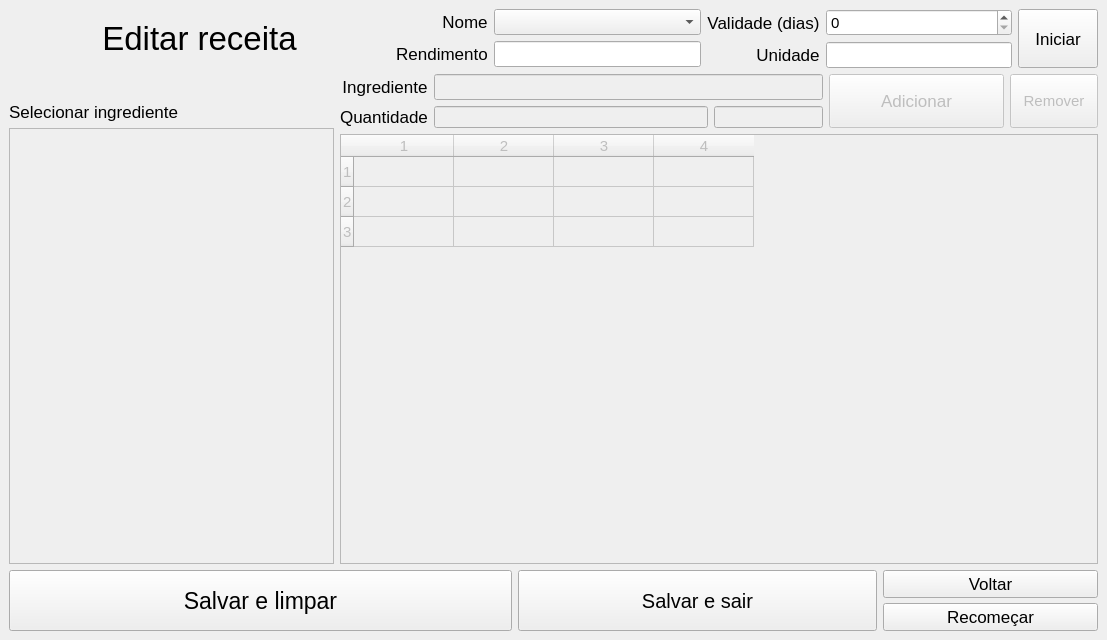
<?xml version="1.0" encoding="UTF-8"?>
<ui version="4.0">
 <class>MainWindow</class>
 <widget class="QMainWindow" name="MainWindow">
  <property name="geometry">
   <rect>
    <x>0</x>
    <y>0</y>
    <width>1107</width>
    <height>640</height>
   </rect>
  </property>
  <property name="windowTitle">
   <string>MainWindow</string>
  </property>
  <widget class="QWidget" name="centralwidget">
   <layout class="QVBoxLayout" name="verticalLayout_2">
    <item>
     <layout class="QHBoxLayout" name="horizontalLayout_2" stretch="5,4,4,1">
      <item>
       <layout class="QHBoxLayout" name="lay_hori_titulo">
        <property name="spacing">
         <number>2</number>
        </property>
        <property name="sizeConstraint">
         <enum>QLayout::SetDefaultConstraint</enum>
        </property>
        <item>
         <widget class="QLabel" name="lbl_titulo">
          <property name="font">
           <font>
            <pointsize>25</pointsize>
           </font>
          </property>
          <property name="text">
           <string>Editar receita</string>
          </property>
          <property name="alignment">
           <set>Qt::AlignCenter</set>
          </property>
         </widget>
        </item>
       </layout>
      </item>
      <item>
       <layout class="QFormLayout" name="formLayout">
        <property name="labelAlignment">
         <set>Qt::AlignRight|Qt::AlignTrailing|Qt::AlignVCenter</set>
        </property>
        <item row="0" column="0">
         <widget class="QLabel" name="lbl_nome">
          <property name="sizePolicy">
           <sizepolicy hsizetype="Minimum" vsizetype="Minimum">
            <horstretch>0</horstretch>
            <verstretch>2</verstretch>
           </sizepolicy>
          </property>
          <property name="font">
           <font>
            <pointsize>13</pointsize>
           </font>
          </property>
          <property name="text">
           <string>Nome</string>
          </property>
          <property name="alignment">
           <set>Qt::AlignCenter</set>
          </property>
         </widget>
        </item>
        <item row="1" column="0">
         <widget class="QLabel" name="lbl_rendimento">
          <property name="sizePolicy">
           <sizepolicy hsizetype="Minimum" vsizetype="Minimum">
            <horstretch>0</horstretch>
            <verstretch>2</verstretch>
           </sizepolicy>
          </property>
          <property name="font">
           <font>
            <pointsize>13</pointsize>
           </font>
          </property>
          <property name="text">
           <string>Rendimento</string>
          </property>
          <property name="alignment">
           <set>Qt::AlignCenter</set>
          </property>
         </widget>
        </item>
        <item row="1" column="1">
         <widget class="QLineEdit" name="txt_rendimento">
          <property name="sizePolicy">
           <sizepolicy hsizetype="Expanding" vsizetype="Maximum">
            <horstretch>0</horstretch>
            <verstretch>2</verstretch>
           </sizepolicy>
          </property>
          <property name="font">
           <font>
            <pointsize>11</pointsize>
           </font>
          </property>
         </widget>
        </item>
        <item row="0" column="1">
         <widget class="QComboBox" name="combo_nomes">
          <property name="font">
           <font>
            <pointsize>11</pointsize>
           </font>
          </property>
         </widget>
        </item>
       </layout>
      </item>
      <item>
       <layout class="QFormLayout" name="formLayout_2">
        <property name="labelAlignment">
         <set>Qt::AlignRight|Qt::AlignTrailing|Qt::AlignVCenter</set>
        </property>
        <item row="0" column="0">
         <widget class="QLabel" name="lbl_validade">
          <property name="sizePolicy">
           <sizepolicy hsizetype="Minimum" vsizetype="Minimum">
            <horstretch>0</horstretch>
            <verstretch>2</verstretch>
           </sizepolicy>
          </property>
          <property name="font">
           <font>
            <pointsize>13</pointsize>
           </font>
          </property>
          <property name="text">
           <string>Validade (dias)</string>
          </property>
          <property name="alignment">
           <set>Qt::AlignCenter</set>
          </property>
         </widget>
        </item>
        <item row="1" column="0">
         <widget class="QLabel" name="lbl_unidade">
          <property name="sizePolicy">
           <sizepolicy hsizetype="Minimum" vsizetype="Minimum">
            <horstretch>0</horstretch>
            <verstretch>2</verstretch>
           </sizepolicy>
          </property>
          <property name="font">
           <font>
            <pointsize>13</pointsize>
           </font>
          </property>
          <property name="text">
           <string>Unidade</string>
          </property>
          <property name="alignment">
           <set>Qt::AlignCenter</set>
          </property>
         </widget>
        </item>
        <item row="1" column="1">
         <widget class="QLineEdit" name="txt_unidade">
          <property name="sizePolicy">
           <sizepolicy hsizetype="Expanding" vsizetype="Maximum">
            <horstretch>0</horstretch>
            <verstretch>2</verstretch>
           </sizepolicy>
          </property>
          <property name="font">
           <font>
            <pointsize>11</pointsize>
           </font>
          </property>
         </widget>
        </item>
        <item row="0" column="1">
         <widget class="QSpinBox" name="spin_validade">
          <property name="font">
           <font>
            <pointsize>11</pointsize>
           </font>
          </property>
         </widget>
        </item>
       </layout>
      </item>
      <item>
       <widget class="QPushButton" name="btn_iniciar">
        <property name="sizePolicy">
         <sizepolicy hsizetype="Minimum" vsizetype="Minimum">
          <horstretch>0</horstretch>
          <verstretch>0</verstretch>
         </sizepolicy>
        </property>
        <property name="font">
         <font>
          <pointsize>13</pointsize>
         </font>
        </property>
        <property name="text">
         <string>Iniciar</string>
        </property>
       </widget>
      </item>
     </layout>
    </item>
    <item>
     <layout class="QHBoxLayout" name="horizontalLayout_4" stretch="3,7">
      <item>
       <layout class="QVBoxLayout" name="verticalLayout" stretch="1,9">
        <item>
         <widget class="QLabel" name="lbl_ingredientes">
          <property name="sizePolicy">
           <sizepolicy hsizetype="Minimum" vsizetype="Minimum">
            <horstretch>0</horstretch>
            <verstretch>2</verstretch>
           </sizepolicy>
          </property>
          <property name="font">
           <font>
            <pointsize>13</pointsize>
           </font>
          </property>
          <property name="text">
           <string>Selecionar ingrediente</string>
          </property>
          <property name="alignment">
           <set>Qt::AlignBottom|Qt::AlignLeading|Qt::AlignLeft</set>
          </property>
         </widget>
        </item>
        <item>
         <widget class="QListWidget" name="list_ingredientes">
          <property name="enabled">
           <bool>false</bool>
          </property>
          <property name="font">
           <font>
            <pointsize>11</pointsize>
           </font>
          </property>
         </widget>
        </item>
       </layout>
      </item>
      <item>
       <layout class="QVBoxLayout" name="verticalLayout_3">
        <item>
         <layout class="QHBoxLayout" name="horizontalLayout_3" stretch="11,4,2">
          <item>
           <layout class="QFormLayout" name="formLayout_3">
            <property name="labelAlignment">
             <set>Qt::AlignRight|Qt::AlignTrailing|Qt::AlignVCenter</set>
            </property>
            <item row="0" column="0">
             <widget class="QLabel" name="lbl_ingrediente">
              <property name="sizePolicy">
               <sizepolicy hsizetype="Minimum" vsizetype="Minimum">
                <horstretch>0</horstretch>
                <verstretch>2</verstretch>
               </sizepolicy>
              </property>
              <property name="font">
               <font>
                <pointsize>13</pointsize>
               </font>
              </property>
              <property name="text">
               <string>Ingrediente</string>
              </property>
              <property name="alignment">
               <set>Qt::AlignCenter</set>
              </property>
              <property name="buddy">
               <cstring>txt_ingrediente</cstring>
              </property>
             </widget>
            </item>
            <item row="0" column="1">
             <widget class="QLineEdit" name="txt_ingrediente">
              <property name="enabled">
               <bool>false</bool>
              </property>
              <property name="sizePolicy">
               <sizepolicy hsizetype="Expanding" vsizetype="Maximum">
                <horstretch>0</horstretch>
                <verstretch>2</verstretch>
               </sizepolicy>
              </property>
              <property name="font">
               <font>
                <pointsize>11</pointsize>
               </font>
              </property>
             </widget>
            </item>
            <item row="1" column="0">
             <widget class="QLabel" name="lbl_quantidade">
              <property name="sizePolicy">
               <sizepolicy hsizetype="Minimum" vsizetype="Minimum">
                <horstretch>0</horstretch>
                <verstretch>2</verstretch>
               </sizepolicy>
              </property>
              <property name="font">
               <font>
                <pointsize>13</pointsize>
               </font>
              </property>
              <property name="text">
               <string>Quantidade</string>
              </property>
              <property name="alignment">
               <set>Qt::AlignCenter</set>
              </property>
             </widget>
            </item>
            <item row="1" column="1">
             <layout class="QHBoxLayout" name="horizontalLayout_5" stretch="5,2">
              <item>
               <widget class="QLineEdit" name="txt_quantidade">
                <property name="enabled">
                 <bool>false</bool>
                </property>
               </widget>
              </item>
              <item>
               <widget class="QLineEdit" name="txt_unidade_ingred">
                <property name="enabled">
                 <bool>false</bool>
                </property>
               </widget>
              </item>
             </layout>
            </item>
           </layout>
          </item>
          <item>
           <widget class="QPushButton" name="btn_adicionar">
            <property name="enabled">
             <bool>false</bool>
            </property>
            <property name="sizePolicy">
             <sizepolicy hsizetype="Minimum" vsizetype="Minimum">
              <horstretch>0</horstretch>
              <verstretch>0</verstretch>
             </sizepolicy>
            </property>
            <property name="font">
             <font>
              <pointsize>13</pointsize>
             </font>
            </property>
            <property name="text">
             <string>Adicionar</string>
            </property>
           </widget>
          </item>
          <item>
           <widget class="QPushButton" name="btn_remover">
            <property name="enabled">
             <bool>false</bool>
            </property>
            <property name="sizePolicy">
             <sizepolicy hsizetype="Minimum" vsizetype="Minimum">
              <horstretch>0</horstretch>
              <verstretch>0</verstretch>
             </sizepolicy>
            </property>
            <property name="font">
             <font>
              <pointsize>11</pointsize>
             </font>
            </property>
            <property name="text">
             <string>Remover</string>
            </property>
           </widget>
          </item>
         </layout>
        </item>
        <item>
         <widget class="QTableWidget" name="tb_ingredientes">
          <property name="enabled">
           <bool>false</bool>
          </property>
          <property name="font">
           <font>
            <pointsize>11</pointsize>
           </font>
          </property>
          <property name="rowCount">
           <number>3</number>
          </property>
          <property name="columnCount">
           <number>4</number>
          </property>
          <row/>
          <row/>
          <row/>
          <column/>
          <column/>
          <column/>
          <column/>
         </widget>
        </item>
       </layout>
      </item>
     </layout>
    </item>
    <item>
     <layout class="QHBoxLayout" name="horizontalLayout" stretch="7,5,3">
      <item>
       <widget class="QPushButton" name="btn_salvar_limpar">
        <property name="sizePolicy">
         <sizepolicy hsizetype="Minimum" vsizetype="Minimum">
          <horstretch>0</horstretch>
          <verstretch>0</verstretch>
         </sizepolicy>
        </property>
        <property name="font">
         <font>
          <pointsize>17</pointsize>
         </font>
        </property>
        <property name="text">
         <string>Salvar e limpar</string>
        </property>
       </widget>
      </item>
      <item>
       <widget class="QPushButton" name="btn_salvar_sair">
        <property name="sizePolicy">
         <sizepolicy hsizetype="Minimum" vsizetype="Minimum">
          <horstretch>0</horstretch>
          <verstretch>0</verstretch>
         </sizepolicy>
        </property>
        <property name="font">
         <font>
          <pointsize>15</pointsize>
         </font>
        </property>
        <property name="text">
         <string>Salvar e sair</string>
        </property>
       </widget>
      </item>
      <item>
       <layout class="QHBoxLayout" name="lay_hori_botoes_secundarios" stretch="2">
        <property name="spacing">
         <number>5</number>
        </property>
        <property name="sizeConstraint">
         <enum>QLayout::SetDefaultConstraint</enum>
        </property>
        <item>
         <layout class="QVBoxLayout" name="lay_vert_botoes_cancelar">
          <item>
           <widget class="QPushButton" name="btn_voltar">
            <property name="sizePolicy">
             <sizepolicy hsizetype="Minimum" vsizetype="Minimum">
              <horstretch>0</horstretch>
              <verstretch>0</verstretch>
             </sizepolicy>
            </property>
            <property name="font">
             <font>
              <pointsize>13</pointsize>
             </font>
            </property>
            <property name="text">
             <string>Voltar</string>
            </property>
           </widget>
          </item>
          <item>
           <widget class="QPushButton" name="btn_recomecar">
            <property name="sizePolicy">
             <sizepolicy hsizetype="Minimum" vsizetype="Minimum">
              <horstretch>0</horstretch>
              <verstretch>0</verstretch>
             </sizepolicy>
            </property>
            <property name="font">
             <font>
              <pointsize>13</pointsize>
             </font>
            </property>
            <property name="text">
             <string>Recomeçar</string>
            </property>
           </widget>
          </item>
         </layout>
        </item>
       </layout>
      </item>
     </layout>
    </item>
   </layout>
  </widget>
 </widget>
 <resources/>
 <connections/>
</ui>
